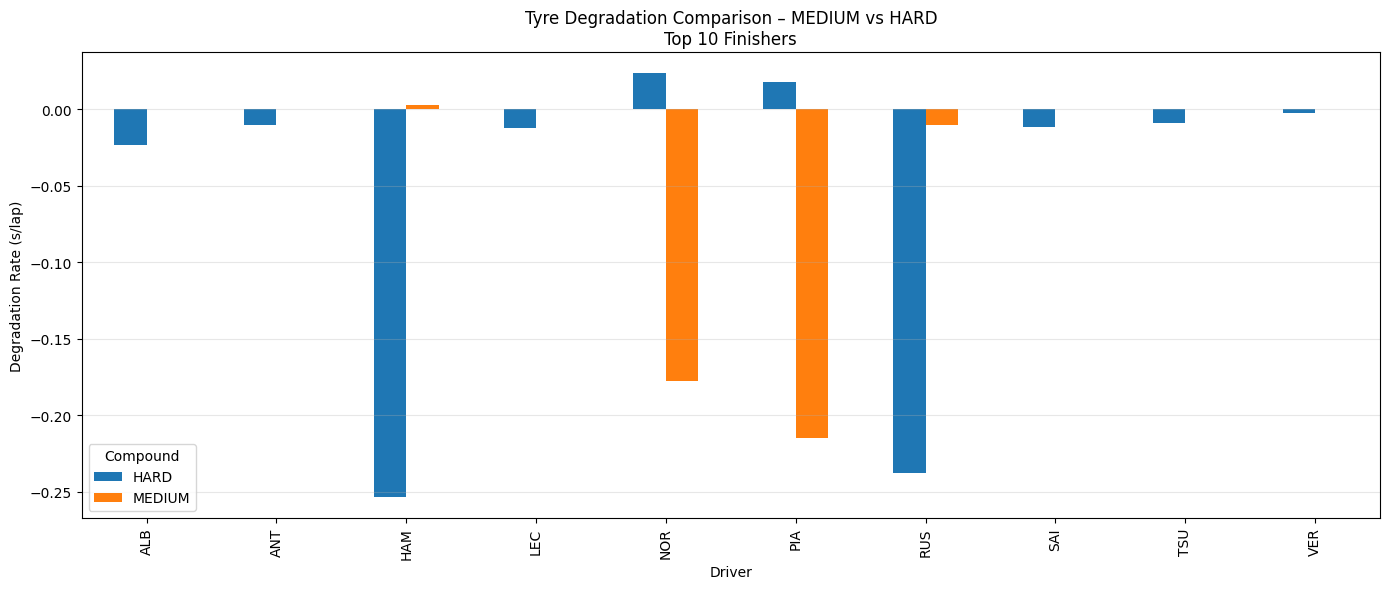

The Python source for this figure:
import fastf1, os
import pandas as pd
import numpy as np
import matplotlib.pyplot as plt
from pathlib import Path

# ===== CONFIG =====
YEAR = 2025
GP = "Miami Grand Prix"
SESSION = "R"
COMPOUNDS = ["MEDIUM", "HARD"]
TOP_N = 10
CACHE_DIR = Path("/content/fastf1_cache")

# ===== CACHE =====
CACHE_DIR.mkdir(parents=True, exist_ok=True)
fastf1.Cache.enable_cache(CACHE_DIR)

# ===== LOAD =====
session = fastf1.get_session(YEAR, GP, SESSION)
session.load()

laps = session.laps
laps = laps[laps["IsAccurate"]].copy()
laps["LapTimeSec"] = laps["LapTime"].dt.total_seconds()

drivers = (
    session.results
    .sort_values("Position")
    .head(TOP_N)["Abbreviation"]
    .tolist()
)

laps = laps[
    laps["Driver"].isin(drivers) &
    laps["PitInTime"].isna() &
    laps["PitOutTime"].isna() &
    laps["Compound"].isin(COMPOUNDS)
]

# ===== REMOVE OUTLIERS (IQR per driver, compound, stint) =====
clean = []

for (d, c, s), dl in laps.groupby(["Driver","Compound","Stint"]):
    if len(dl) < 5:
        continue
    q1, q3 = dl["LapTimeSec"].quantile([0.25, 0.75])
    iqr = q3 - q1
    dl = dl[(dl["LapTimeSec"] >= q1-1.5*iqr) & (dl["LapTimeSec"] <= q3+1.5*iqr)]
    clean.append(dl)

clean = pd.concat(clean)

# ===== CALCULATE DEGRADATION SLOPE =====
records = []

for (d, c), dl in clean.groupby(["Driver","Compound"]):
    stint_id = dl.groupby("Stint").size().idxmax()
    st = dl[dl["Stint"] == stint_id]
    if len(st) < 5:
        continue
    slope = np.polyfit(st["TyreLife"], st["LapTimeSec"], 1)[0]
    records.append({"Driver": d, "Compound": c, "Degradation_s_per_lap": slope})

deg = pd.DataFrame(records)

# ===== PLOT =====
pivot = deg.pivot(index="Driver", columns="Compound", values="Degradation_s_per_lap")
pivot.plot(kind="bar", figsize=(14,6))

plt.title("Tyre Degradation Comparison – MEDIUM vs HARD\nTop 10 Finishers")
plt.ylabel("Degradation Rate (s/lap)")
plt.grid(axis="y", alpha=0.3)
plt.tight_layout()
plt.show()

pivot
